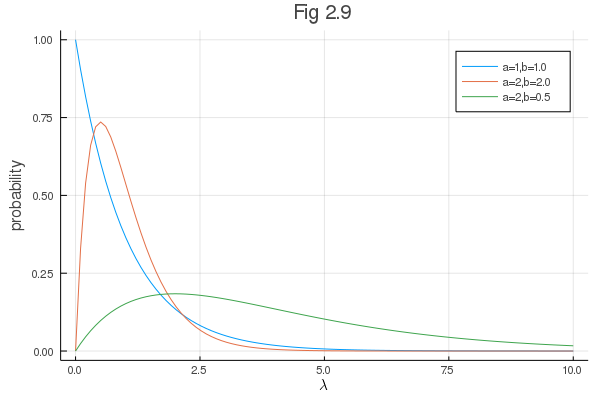

Write Julia code to recreate this figure.
# Gamm distribution
using Plots
using LaTeXStrings
using SpecialFunctions

function Gam(λ, a, b)
  CG = b^a / gamma(a)
  return CG * λ^(a-1) * exp(-b * λ)
end


function plot_Gamma(λ_arr, a, b)
  prob = Gam.(λ_arr, a, b)
  plot!(λ_arr, prob, xlabel=L"\lambda", ylabel="probability",
        label="a=$a,b=$b")
end
  
λ_arr = range(0,10, length=100)
a_arr = [1,2,2]
b_arr = [1,2,0.5]

plot()

for (a,b) in zip(a_arr, b_arr)
  plot_Gamma(λ_arr, a, b)
end

title!("Fig 2.9")

savefig("fig_2_09.png")
